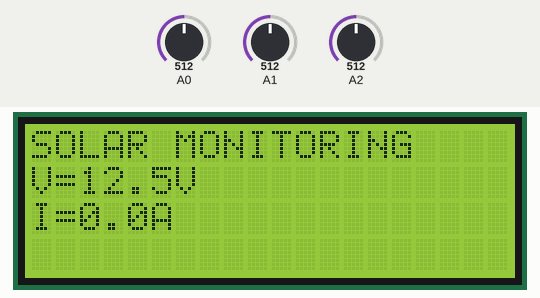
This sketch was run on a simulated Arduino Uno, built with avr-gcc and run on an emulated ATmega328P. On the bench: 20×4 character LCD. The test bench sets the inputs (shaded band); at power-on: A1 = 512, A0 = 512, A2 = 512. What the sketch prints to the serial monitor is not drawn.

Above: at 1.2 s.
1.3 s: A1 set to 716
At 11.4 s:
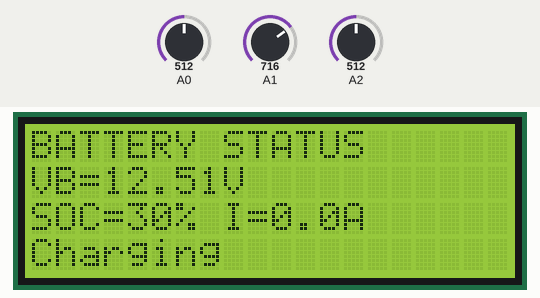
13.2 s: A0 set to 716
At 20.5 s:
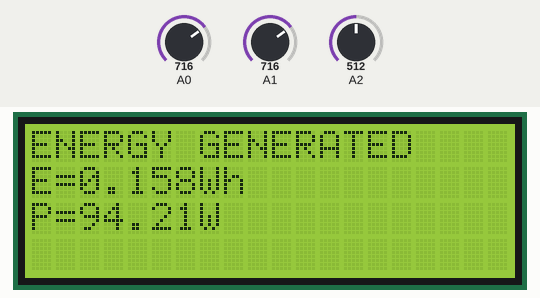
21.6 s: A2 set to 716
At 29.0 s:
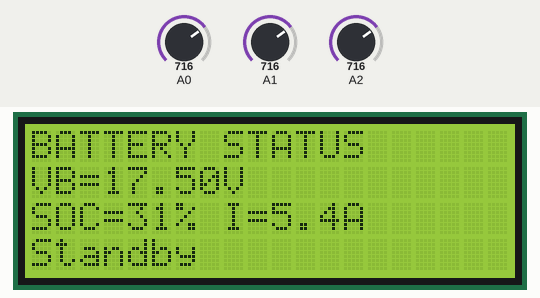
31.7 s: A0 set to 900
At 37.5 s:
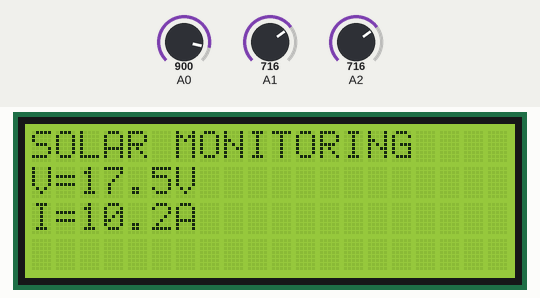
39.7 s: A1 set to 900
At 43.0 s:
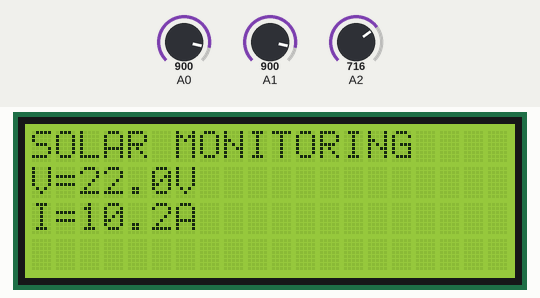
45.7 s: A2 set to 900
At 53.4 s:
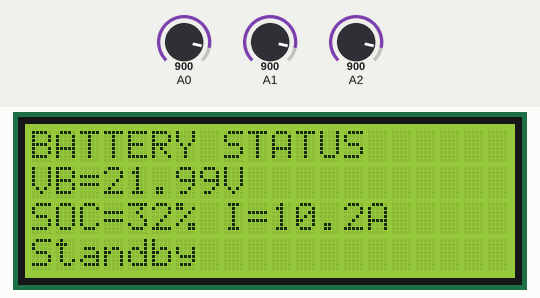
Timing chart, 0 to 54.9 s (numbered marks = the images above; inputs shaded):
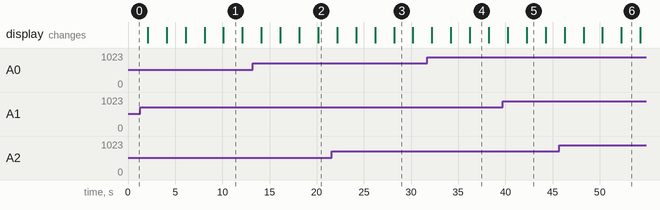

Measured:
- after the input at 21.6 s, the display: first differs from a run without the input after 6.6 s (image 3)
- after the input at 45.7 s, the display: first differs from a run without the input after 6.6 s (image 6)
- what the display in image 1 shows lasts 2.0 s, from 10.1 s to 12.1 s

The sketch:

Solar_Monitoring_Code.ino
```cpp
// include the library code:
#include <LiquidCrystal.h> //library for LCD

// initialize the library with the numbers of the interface pins
LiquidCrystal lcd(13, 12, 11, 10, 9, 8);

//Measuring Current Using ACS712
int sensitivity = 185; // use 100 for 20A Module and 66 for 30A Module
int adcvalue= 0;
int offsetvoltage = 2500;  //Sensor Callibration
double Voltage = 0; //voltage measuring
double ecurrent = 0;// Current measuring
float power = 0;
float energy = 0;

float batteryVoltage = 0;
float batteryPercent = 30.0;

unsigned long previousMillis = 0;


void setup()
{
  Serial.begin(9600);
  lcd.begin(20, 4); // set up the LCD's number of columns and rows:
  lcd.setCursor(0,0);
  lcd.print("  THE BRIGHT LIGHT    ");
  lcd.setCursor(0,1);
  lcd.print("  SOLAR MONITORING             ");
  previousMillis = millis();
}

void loop()
{
  Serial.println(analogRead(A0));
  // Measure The Votage ***********************************
  // read the input on analog pin A1:
  int sensorValue = analogRead(A1);
  // Convert the analog reading (which goes from 0 - 1023) to a voltage (0 - 5V):
  float vol = (sensorValue * 5.0) / 1023.0;
  float voltage = vol * 5;

  // Battery Voltage Measurement (A2)

  int batteryADC = analogRead(A2);
  float batteryVol = (batteryADC * 5.0) / 1023.0;
  batteryVoltage = batteryVol * 5.0;

    // Measure The Current ***********************************
    adcvalue = analogRead(A0);//reading the value from the analog pin A0
    Voltage = (adcvalue / 1024.0) * 5000; // Gets you mV
    ecurrent = abs((Voltage - offsetvoltage) / sensitivity);

    power = voltage * ecurrent;
    unsigned long currentMillis = millis();
    energy += power * ((currentMillis - previousMillis) / 3600000.0);
    previousMillis = currentMillis;


    String chargeStatus;

    // Charging Status

    if(voltage > batteryVoltage + 1.0)
    {
      chargeStatus = "Charging";

      batteryPercent += (ecurrent * 0.1);   // SOC increases while charging

      if(batteryPercent > 100)
      {
        batteryPercent = 100;
      }
    }
    else
    {
      chargeStatus = "Standby";
    }

    batteryPercent = constrain(batteryPercent, 0, 100);

    // ================= SCREEN 1 =================

    lcd.clear();

    lcd.setCursor(0,0);
    lcd.print("SOLAR MONITORING");

    lcd.setCursor(0,1);
    lcd.print("V=");
    lcd.print(voltage,1);
    lcd.print("V");

    lcd.setCursor(0,2);
    lcd.print("I=");
    lcd.print(ecurrent,1);
    lcd.print("A");

    delay(2000);


  // ================= SCREEN 2 =================

  lcd.clear();

  lcd.setCursor(0,0);
  lcd.print("ENERGY GENERATED");

  lcd.setCursor(0,1);
  lcd.print("E=");
  lcd.print(energy,3);
  lcd.print("Wh");

  lcd.setCursor(0,2);
  lcd.print("P=");
  lcd.print(power,2);
  lcd.print("W");

  delay(2000);


  // ================= SCREEN 3 =================

  lcd.clear();

  lcd.setCursor(0,0);
  lcd.print("BATTERY STATUS");

  lcd.setCursor(0,1);
  lcd.print("VB=");
  lcd.print(batteryVoltage,2);
  lcd.print("V");

  lcd.setCursor(0,2);
  lcd.print("SOC=");
  lcd.print(round(batteryPercent));
  lcd.print("% ");

  lcd.print("I=");
  lcd.print(ecurrent,1);
  lcd.print("A");

  lcd.setCursor(0,3);
  lcd.print(chargeStatus);

  delay(2000);
}
```
